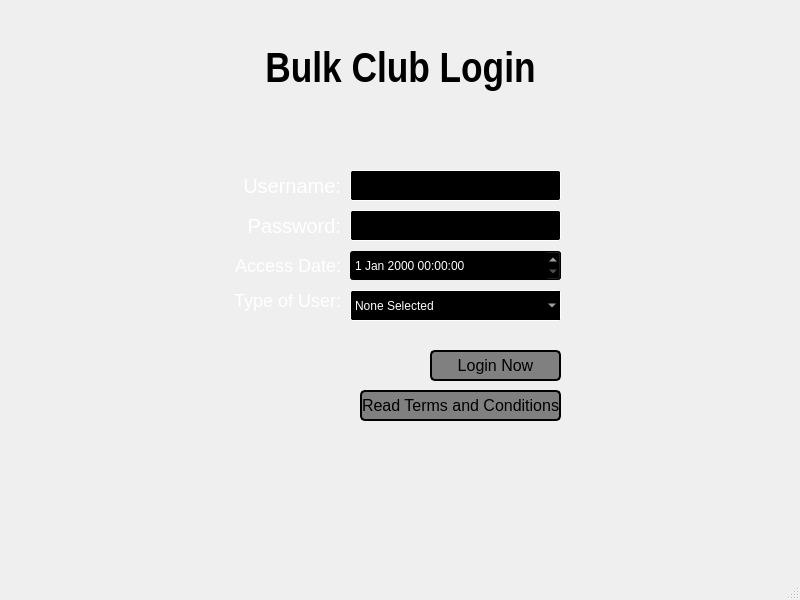
<?xml version="1.0" encoding="UTF-8"?>
<ui version="4.0">
 <class>Admin</class>
 <widget class="QMainWindow" name="Admin">
  <property name="geometry">
   <rect>
    <x>0</x>
    <y>0</y>
    <width>800</width>
    <height>600</height>
   </rect>
  </property>
  <property name="windowTitle">
   <string>MainWindow</string>
  </property>
  <widget class="QWidget" name="centralwidget">
   <widget class="QLabel" name="username_label">
    <property name="geometry">
     <rect>
      <x>240</x>
      <y>170</y>
      <width>101</width>
      <height>31</height>
     </rect>
    </property>
    <property name="styleSheet">
     <string notr="true">QLabel#username_label {
	font-size: 20px;
	color: white;
}</string>
    </property>
    <property name="text">
     <string>Username:</string>
    </property>
    <property name="alignment">
     <set>Qt::AlignRight|Qt::AlignTrailing|Qt::AlignVCenter</set>
    </property>
   </widget>
   <widget class="QLabel" name="access_date">
    <property name="geometry">
     <rect>
      <x>230</x>
      <y>250</y>
      <width>111</width>
      <height>31</height>
     </rect>
    </property>
    <property name="font">
     <font>
      <pointsize>-1</pointsize>
     </font>
    </property>
    <property name="styleSheet">
     <string notr="true">QLabel#access_date{
	font-size: 18px;
	color: white;
}</string>
    </property>
    <property name="text">
     <string>Access Date:</string>
    </property>
    <property name="alignment">
     <set>Qt::AlignRight|Qt::AlignTrailing|Qt::AlignVCenter</set>
    </property>
   </widget>
   <widget class="QComboBox" name="user_type_combo">
    <property name="geometry">
     <rect>
      <x>350</x>
      <y>290</y>
      <width>211</width>
      <height>31</height>
     </rect>
    </property>
    <property name="focusPolicy">
     <enum>Qt::ClickFocus</enum>
    </property>
    <property name="styleSheet">
     <string notr="true">QComboBox#user_type_combo{
	color: white;
	font-family: arial;
	background: pale;
	border:1px solid #ffffff;
	border-radius: 2px;
}

QComboBox#user_type_combo:hover {
	background: #191b1c;
	border: 2px solid white;
}</string>
    </property>
    <item>
     <property name="text">
      <string>None Selected</string>
     </property>
    </item>
    <item>
     <property name="text">
      <string>Administrator</string>
     </property>
    </item>
    <item>
     <property name="text">
      <string>Store Manager</string>
     </property>
    </item>
   </widget>
   <widget class="QLineEdit" name="username_textbox">
    <property name="geometry">
     <rect>
      <x>350</x>
      <y>170</y>
      <width>211</width>
      <height>31</height>
     </rect>
    </property>
    <property name="focusPolicy">
     <enum>Qt::ClickFocus</enum>
    </property>
    <property name="styleSheet">
     <string notr="true">QLineEdit#username_textbox {
	color: white;
	background: black;
	font-family: arial;
	font-siz	e: 16px;
	border:1px solid #ffffff;
	border-radius: 2px;
}

QLineEdit#username_textbox:hover {
	background: #191b1c;
	border: 2px solid white;
}</string>
    </property>
   </widget>
   <widget class="QPushButton" name="information_button">
    <property name="geometry">
     <rect>
      <x>360</x>
      <y>390</y>
      <width>201</width>
      <height>31</height>
     </rect>
    </property>
    <property name="focusPolicy">
     <enum>Qt::ClickFocus</enum>
    </property>
    <property name="styleSheet">
     <string notr="true">QPushButton#information_button{
	background: gray;
	color: black;
	font-size: 16px;
	border:2px solid #000000;
	border-radius: 5px;
}

QPushButton#information_button:hover{
	background: #b2b9bf;
}</string>
    </property>
    <property name="text">
     <string>Read Terms and Conditions</string>
    </property>
   </widget>
   <widget class="QLineEdit" name="password_textbox">
    <property name="geometry">
     <rect>
      <x>350</x>
      <y>210</y>
      <width>211</width>
      <height>31</height>
     </rect>
    </property>
    <property name="focusPolicy">
     <enum>Qt::ClickFocus</enum>
    </property>
    <property name="styleSheet">
     <string notr="true">QLineEdit#password_textbox {
	color: white;
	background: black;
	font-family: arial;
	font-siz	e: 16px;
	border:1px solid #ffffff;
	border-radius: 2px;
}

QLineEdit#password_textbox:hover {
	background: #191b1c;
	border: 2px solid white;
}</string>
    </property>
    <property name="inputMask">
     <string/>
    </property>
    <property name="echoMode">
     <enum>QLineEdit::Password</enum>
    </property>
   </widget>
   <widget class="QLabel" name="header_label">
    <property name="geometry">
     <rect>
      <x>0</x>
      <y>40</y>
      <width>801</width>
      <height>61</height>
     </rect>
    </property>
    <property name="font">
     <font>
      <pointsize>32</pointsize>
      <bold>true</bold>
     </font>
    </property>
    <property name="styleSheet">
     <string notr="true">QLabel#header_label {
	font-family: Arial Narrow;
	color: black;
	font-weight: bold;
}</string>
    </property>
    <property name="text">
     <string>Bulk Club Login</string>
    </property>
    <property name="alignment">
     <set>Qt::AlignCenter</set>
    </property>
   </widget>
   <widget class="QPushButton" name="login_button">
    <property name="geometry">
     <rect>
      <x>430</x>
      <y>350</y>
      <width>131</width>
      <height>31</height>
     </rect>
    </property>
    <property name="focusPolicy">
     <enum>Qt::ClickFocus</enum>
    </property>
    <property name="styleSheet">
     <string notr="true">QPushButton#login_button{
	background: gray;
	color: black;
	font-size: 16px;
	border:2px solid #000000;
	border-radius: 5px;
}

QPushButton#login_button:hover{
	background: #b2b9bf;
}</string>
    </property>
    <property name="text">
     <string>Login Now</string>
    </property>
   </widget>
   <widget class="QLabel" name="user_type_label">
    <property name="geometry">
     <rect>
      <x>230</x>
      <y>290</y>
      <width>111</width>
      <height>21</height>
     </rect>
    </property>
    <property name="styleSheet">
     <string notr="true">QLabel#user_type_label {
	font-size: 18px;
	color: white;
}</string>
    </property>
    <property name="text">
     <string>Type of User:</string>
    </property>
    <property name="alignment">
     <set>Qt::AlignRight|Qt::AlignTrailing|Qt::AlignVCenter</set>
    </property>
   </widget>
   <widget class="QDateTimeEdit" name="date_edit">
    <property name="geometry">
     <rect>
      <x>350</x>
      <y>250</y>
      <width>211</width>
      <height>31</height>
     </rect>
    </property>
    <property name="focusPolicy">
     <enum>Qt::ClickFocus</enum>
    </property>
    <property name="styleSheet">
     <string notr="true">QDateTimeEdit#date_edit{
	color: white;
	background: black;
	font-family: arial;
}

QDateTimeEdit#date_edit:hover{
	background: #191b1c;
}
</string>
    </property>
   </widget>
   <widget class="QLabel" name="password_label">
    <property name="geometry">
     <rect>
      <x>240</x>
      <y>210</y>
      <width>101</width>
      <height>31</height>
     </rect>
    </property>
    <property name="styleSheet">
     <string notr="true">QLabel#password_label {
	color: white;
	font-size: 20px;
}</string>
    </property>
    <property name="text">
     <string>Password:</string>
    </property>
    <property name="alignment">
     <set>Qt::AlignRight|Qt::AlignTrailing|Qt::AlignVCenter</set>
    </property>
   </widget>
  </widget>
  <widget class="QMenuBar" name="menubar">
   <property name="geometry">
    <rect>
     <x>0</x>
     <y>0</y>
     <width>800</width>
     <height>21</height>
    </rect>
   </property>
  </widget>
  <widget class="QStatusBar" name="statusbar"/>
 </widget>
 <resources/>
 <connections/>
</ui>
